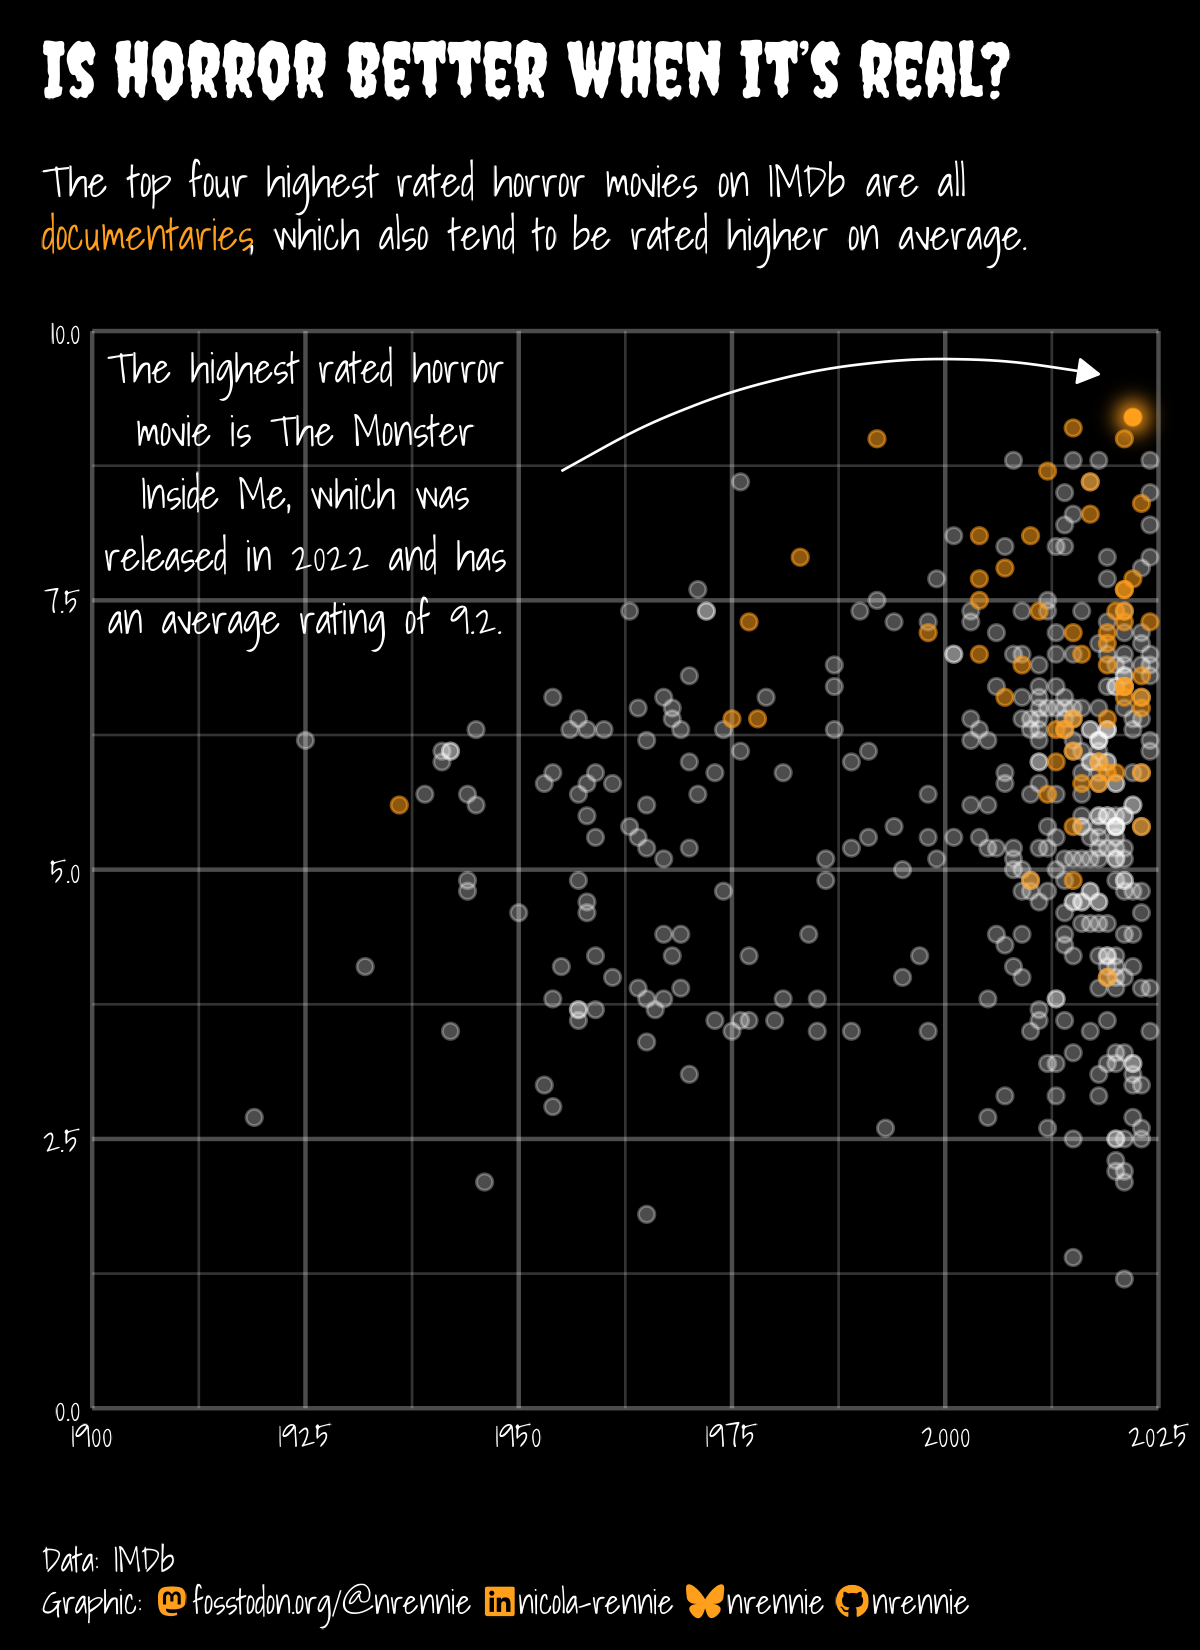

R code for this plot:
# Load packages -----------------------------------------------------------

library(tidyverse)
library(showtext)
library(camcorder)
library(ggtext)
library(nrBrand)
library(glue)
library(ggfx)


# Load data ---------------------------------------------------------------

tuesdata <- tidytuesdayR::tt_load("2024-10-29")
monster_movie_genres <- tuesdata$monster_movie_genres
monster_movies <- tuesdata$monster_movies


# Load fonts --------------------------------------------------------------

font_add_google("Shadows Into Light", "shadows")
font_add_google("Creepster", "creepster")
showtext_auto()


# Define colours and fonts-------------------------------------------------

bg_col <- "black"
text_col <- "white"
highlight_col <- "#FF9F1C"

body_font <- "shadows"
title_font <- "creepster"


# Data wrangling ----------------------------------------------------------

plot_data <- monster_movies |>
  filter(title_type == "movie") |>
  select(year, average_rating, genres)

highest_rated <- monster_movies |>
  filter(title_type == "movie") |>
  slice_max(average_rating, n = 1, with_ties = FALSE)


# Start recording ---------------------------------------------------------

gg_record(
  dir = file.path("2024", "2024-10-29", "recording"),
  device = "png",
  width = 4,
  height = 5.5,
  units = "in",
  dpi = 300
)


# Define text -------------------------------------------------------------

social <- nrBrand::social_caption(
  bg_colour = bg_col,
  icon_colour = highlight_col,
  font_colour = text_col,
  font_family = body_font,
  twitter = NA
)
title <- "Is horror better when it's real?"
st <- glue("The top four highest rated horror movies on IMDb are all
           <span style='color:{highlight_col}'>documentaries</span>,
           which also tend to be rated higher on average.")
cap <- paste0(
  "**Data**: IMDb<br>**Graphic**: ", social
)

# Plot --------------------------------------------------------------------

ggplot() +
  geom_point(
    data = filter(plot_data, str_detect(genres, "Documentary", negate = TRUE)),
    mapping = aes(
      x = year,
      y = average_rating
    ),
    colour = text_col,
    fill = text_col,
    pch = 21,
    alpha = 0.3
  ) +
  geom_point(
    data = filter(plot_data, str_detect(genres, "Documentary")),
    mapping = aes(x = year, y = average_rating),
    colour = highlight_col,
    fill = highlight_col,
    pch = 21,
    alpha = 0.55
  ) +
  with_outer_glow(
    geom_point(
      data = highest_rated,
      mapping = aes(x = year, y = average_rating),
      colour = highlight_col,
      fill = highlight_col,
      pch = 21,
      alpha = 1,
      size = 1.3
    ),
    colour = highlight_col,
    sigma = 10,
    expand = 8
  ) +
  annotate(
    "curve",
    x = 1955, y = 8.7,
    xend = 2018, yend = 9.6,
    arrow = arrow(length = unit(0.2, "cm"), type = "closed"),
    colour = text_col,
    linewidth = 0.3,
    curvature = -0.2
  ) +
  annotate(
    "text",
    x = 1925, y = 8.5,
    label = str_wrap(glue("The highest rated horror movie is
                          {highest_rated$primary_title}, which was
                          released in {highest_rated$year} and has
                          an average rating of {highest_rated$average_rating}."), 26),
    colour = text_col,
    family = body_font,
    lineheight = 0.4,
    size = 11
  ) +
  scale_x_continuous(limits = c(1900, 2025)) +
  scale_y_continuous(limits = c(0, 10)) +
  labs(
    x = "", y = NULL,
    title = title,
    subtitle = st,
    caption = cap
  ) +
  coord_cartesian(expand = FALSE, clip = "off") +
  theme_minimal(base_size = 32, base_family = body_font) +
  theme(
    axis.text = element_text(colour = text_col),
    axis.text.x = element_text(margin = margin(t = -5)),
    axis.text.y = element_text(margin = margin(r = -5)),
    panel.grid.major = element_line(
      linewidth = 0.5,
      colour = alpha(text_col, 0.3)
    ),
    panel.grid.minor = element_line(
      linewidth = 0.3,
      colour = alpha(text_col, 0.2)
    ),
    axis.ticks = element_blank(),
    plot.title.position = "plot",
    plot.caption.position = "plot",
    plot.margin = margin(5, 10, 5, 10),
    plot.background = element_rect(
      fill = bg_col, colour = bg_col
    ),
    panel.background = element_rect(
      fill = bg_col, colour = bg_col
    ),
    plot.title = element_textbox_simple(
      colour = text_col,
      hjust = 0,
      halign = 0,
      margin = margin(b = 0, t = 5),
      lineheight = 0.5,
      family = title_font,
      size = rel(1.8)
    ),
    plot.subtitle = element_textbox_simple(
      colour = text_col,
      hjust = 0,
      halign = 0,
      margin = margin(b = 15, t = 15),
      lineheight = 0.4,
      family = body_font
    ),
    plot.caption = element_textbox_simple(
      colour = text_col,
      hjust = 0,
      halign = 0,
      margin = margin(b = 0, t = 0),
      lineheight = 0.4,
      family = body_font
    )
  )


# Save gif ----------------------------------------------------------------

ggsave(
  file.path("2024", "2024-10-29", paste0("20241029", ".png")),
  bg = bg_col,
  width = 4,
  height = 5.5
)

gg_playback(
  name = file.path("2024", "2024-10-29", paste0("20241029", ".gif")),
  first_image_duration = 4,
  last_image_duration = 20,
  frame_duration = .25,
  background = bg_col
)
